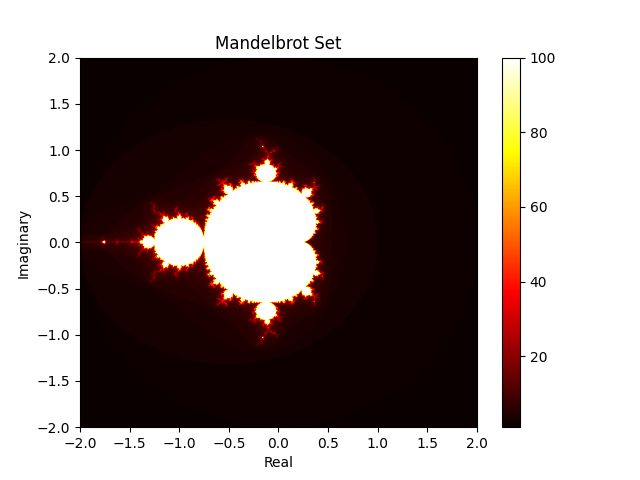

This figure's Python source:
import numpy as np
import matplotlib.pyplot as plt

# Set the dimensions and resolution of the image
N = 1000  # Number of pixels for width and height
xmin, xmax = -2.0, 2.0  # X-axis range
ymin, ymax = -2.0, 2.0  # Y-axis range

# Create a grid of complex numbers
x = np.linspace(xmin, xmax, N)
y = np.linspace(ymin, ymax, N)
C = np.array([[complex(a, b) for a in x] for b in y])

# Create an array to store the Mandelbrot set
mandelbrot = np.zeros((N, N), dtype=int)

# Set the maximum number of iterations
max_iter = 100

# Calculate the Mandelbrot set
z = np.zeros((N, N), dtype=complex)
for k in range(max_iter):
    mask = np.abs(z) <= 2.0
    mandelbrot += mask  # Increment iterations for points still in the set
    z[mask] = z[mask] * z[mask] + C[mask]

# Create a density plot
plt.imshow(mandelbrot, extent=(xmin, xmax, ymin, ymax), cmap='hot', aspect='auto')
plt.colorbar()
plt.title('Mandelbrot Set')
plt.xlabel('Real')
plt.ylabel('Imaginary')
plt.savefig('mandelbrot.png')
plt.show()
